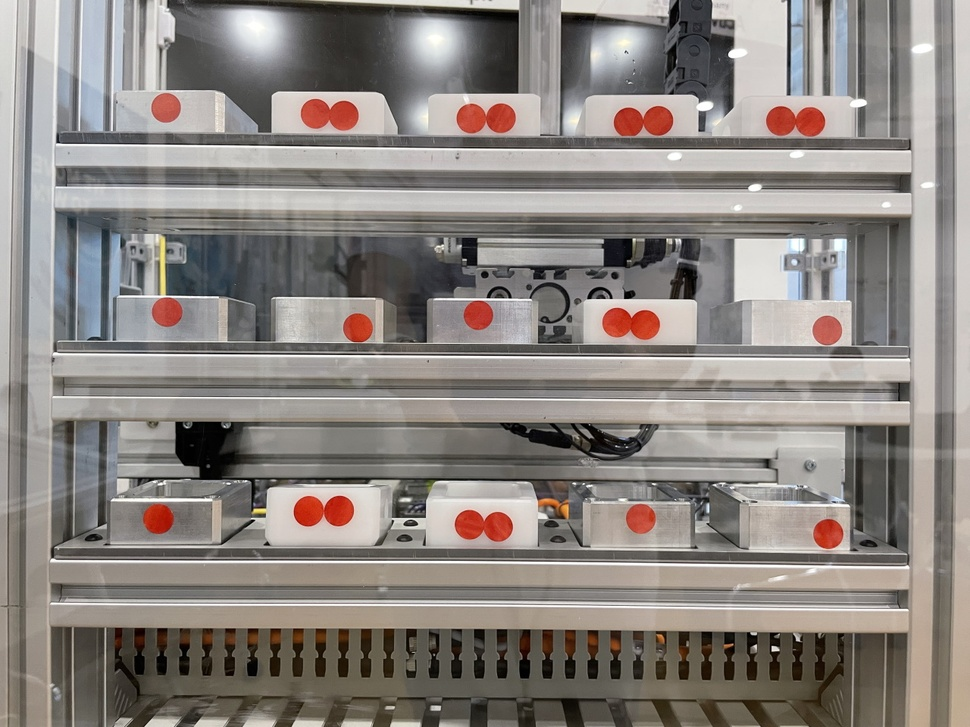
#> input picture blob/pic/IMG_6942.JPG, 970 x 727 px, shrunk from 1280 x 960 before the run, found by its file name
$ python mask.py
#> lines starting #> are read from the running program, lines starting #| are printed output that depends on the picture; after the words box and inside, x2 and y2 are one past the last pixel; in counts of white or black regions, pixels touching at a corner belong together
import cv2, os
import numpy as np

#Some Visual Studio Code bullshit because it cant find the image????
os.chdir('C:/Users/lais/Desktop/SP/CIOT/projects/blob')

#Get image input
orig_image = cv2.imread('pic/IMG_6942.jpg')
#> orig_image is the input picture: shape (727, 970, 3); mean B, G, R 128.1, 132.7, 139.1
image = orig_image.copy()

#Image Masking
# Blur image to get rid of noise
image = cv2.GaussianBlur(image, (3, 3), cv2.BORDER_DEFAULT)
# Convert to hue-saturation-value
h, s, v = cv2.split(cv2.cvtColor(image, cv2.COLOR_BGR2HSV))
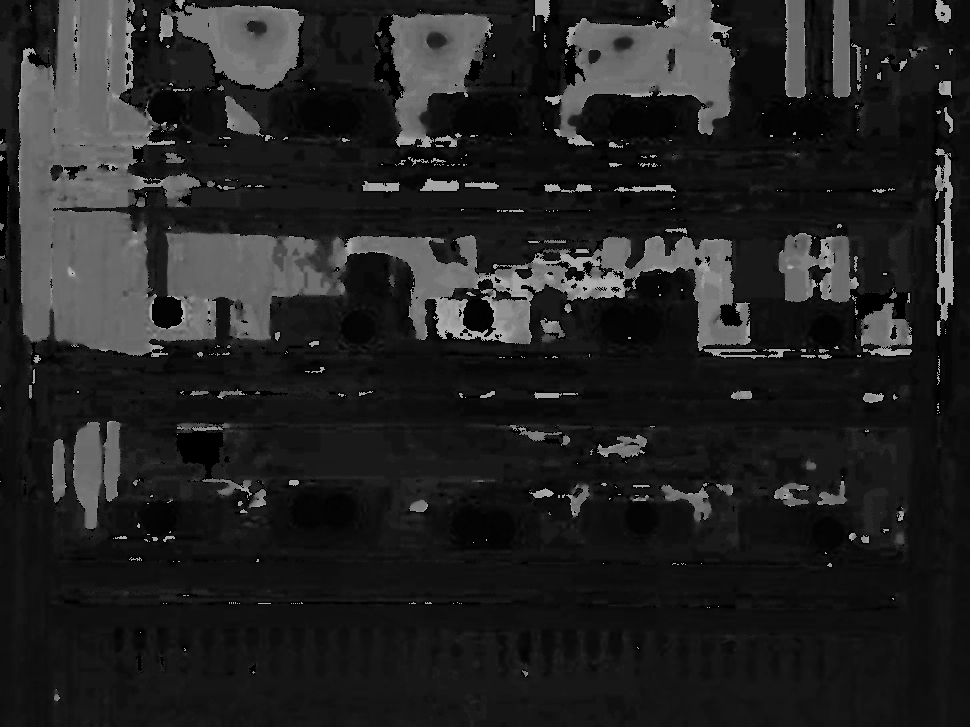
#> h: shape (727, 970); min 0, max 179, mean 34.9
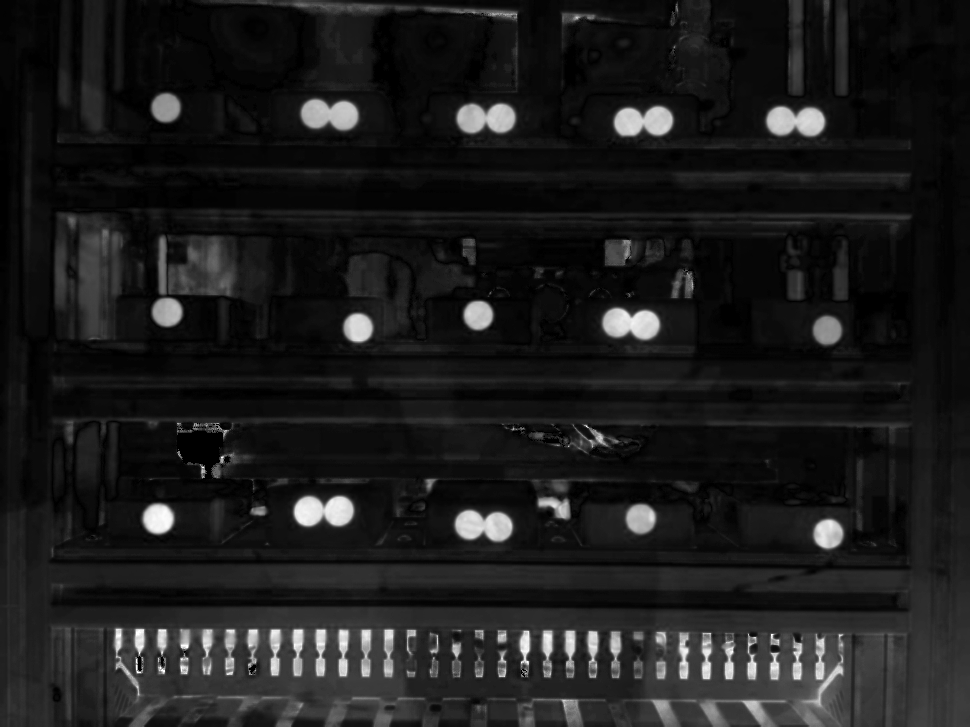
#> s: shape (727, 970); min 0, max 255, mean 27.9
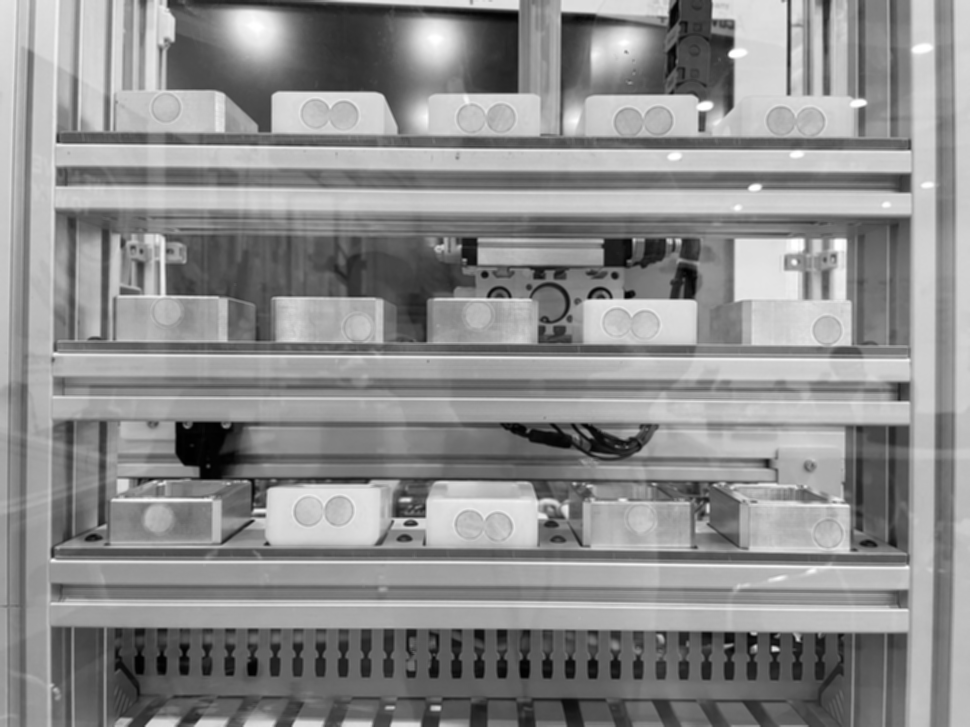
#> v: shape (727, 970); min 1, max 255, mean 140.5
# "Roll" the hue value so reds (which would otherwise be at 0 and 255) are in the middle instead.
# This makes it easier to use `inRange` without needing to AND masks together.
image = cv2.merge(((h + 128) % 255, s, v))
#> image: shape (727, 970, 3); mean H, S, V 154.4, 27.9, 140.5
# Select the correct hues with saturated-enough, bright-enough colors.
masked_image = cv2.inRange(image, np.array([40, 128, 100]), np.array([140, 255, 255]))
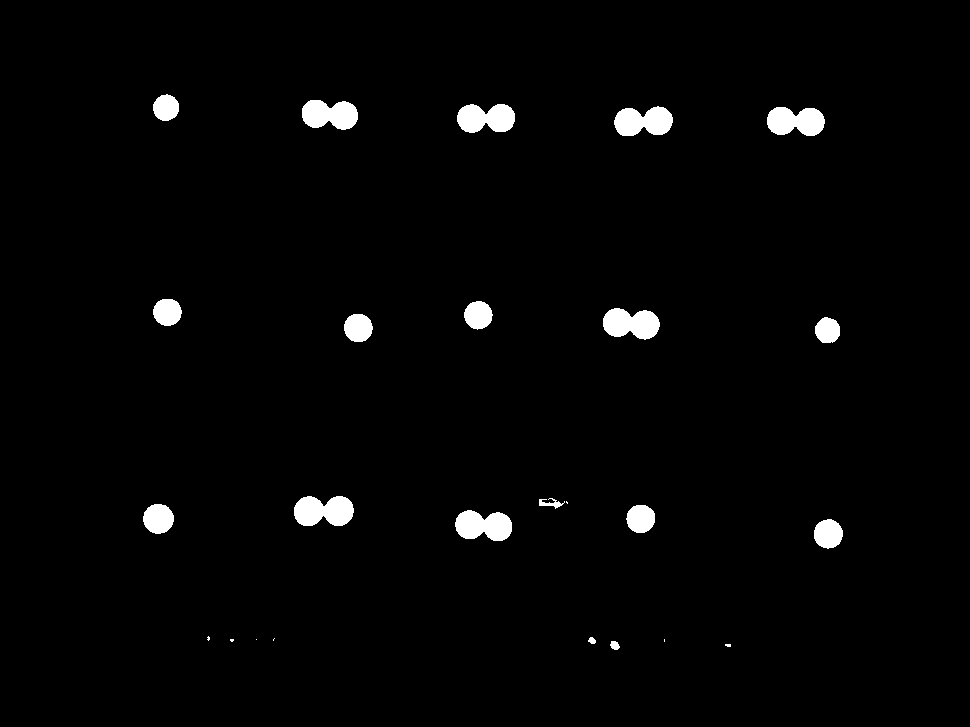
#> masked_image: shape (727, 970); 2.1% white; 25 white regions (7 under 20 px), largest, box (x1, y1, x2, y2) and area: (294, 496, 354, 526) 1422, (603, 308, 660, 340) 1336, (614, 106, 673, 136) 1325

cv2.imshow('image', orig_image)
cv2.imshow('Initial Masking', masked_image)
cv2.waitKey()

$ run again, with blob/pic/IMG_6933.JPG copied over blob/pic/IMG_6942.JPG
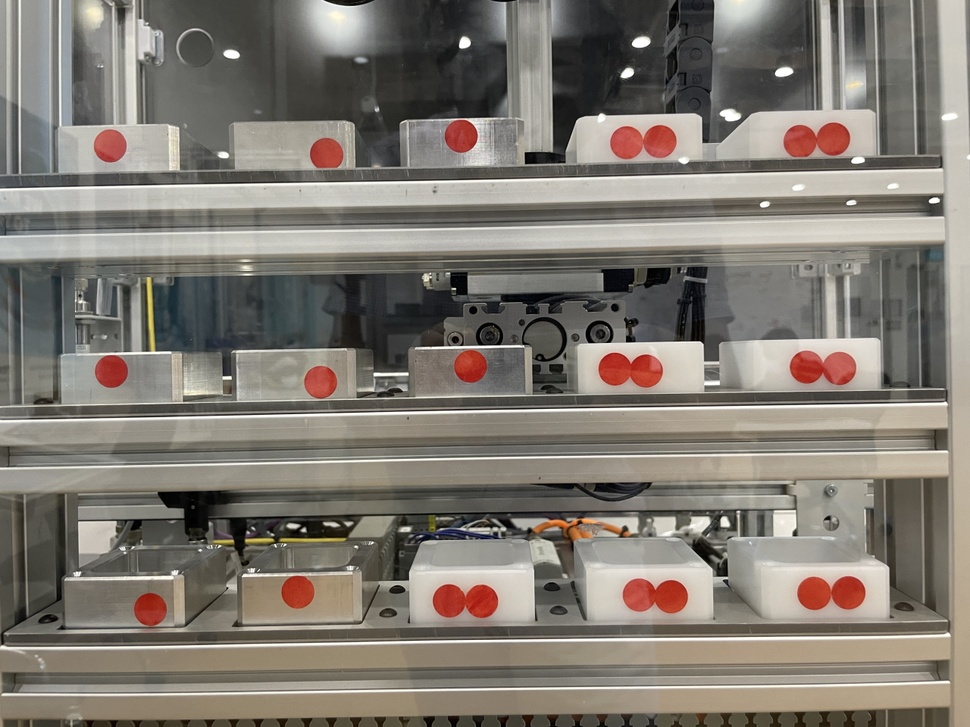
#> input picture blob/pic/IMG_6933.JPG, 970 x 727 px, shrunk from 1280 x 960 before the run, found by its file name
#> orig_image is the input picture: shape (727, 970, 3); mean B, G, R 113.9, 122.3, 128.5
#> `h, s, v = cv2.split(cv2.cvtColor(image, cv2.COLOR_BGR2HSV))`:
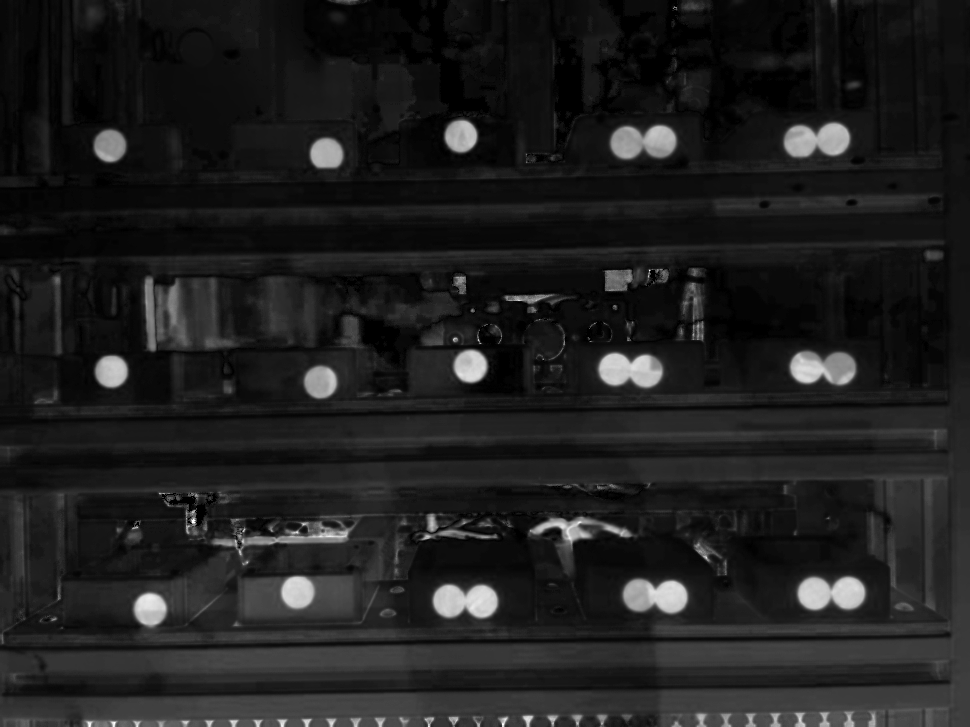
#> s: shape (727, 970); min 0, max 255, mean 30.9
#> `masked_image = cv2.inRange(image, np.array([40, 128, 100]), np.array([..`:
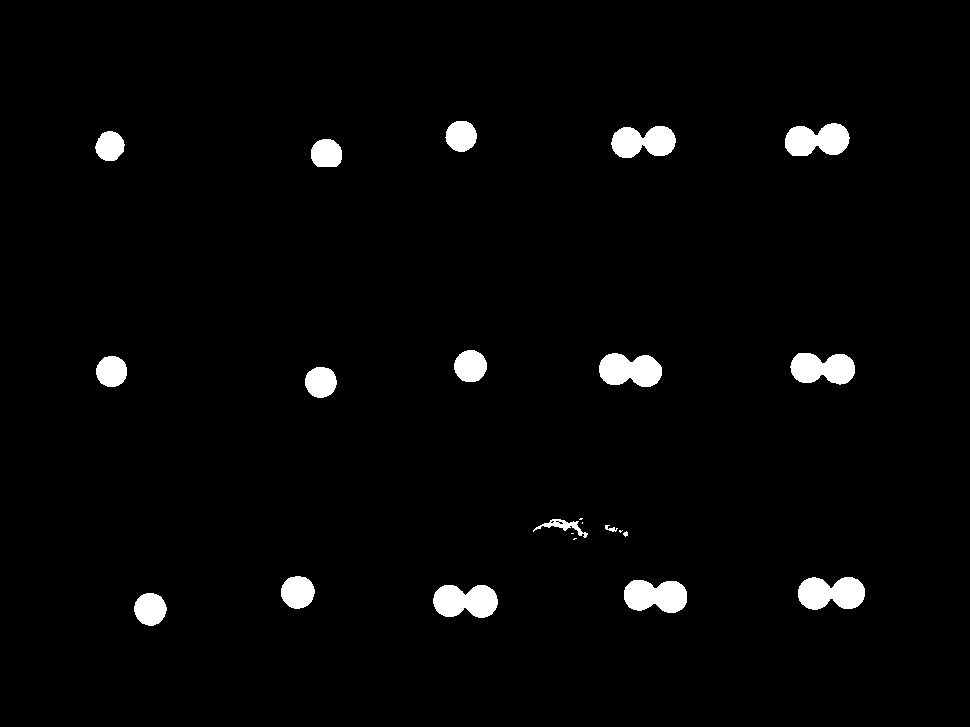
#> masked_image: shape (727, 970); 2.6% white; 23 white regions (5 under 20 px), largest, box (x1, y1, x2, y2) and area: (798, 577, 865, 610) 1712, (433, 585, 498, 618) 1677, (624, 580, 687, 613) 1636

$ run again, with blob/pic/IMG_6934.JPG copied over blob/pic/IMG_6942.JPG
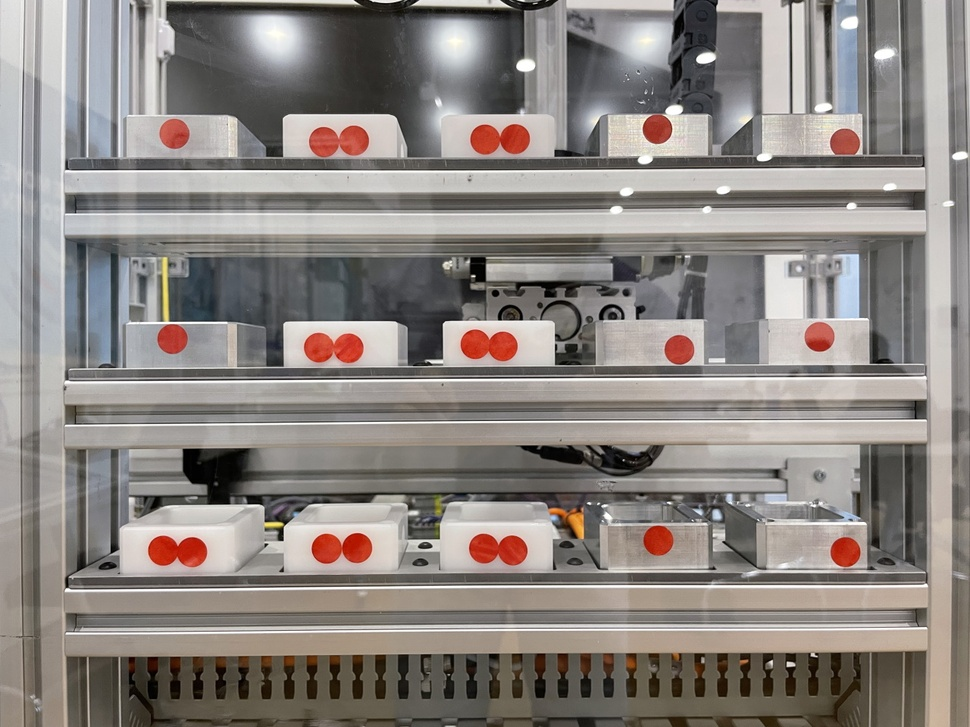
#> input picture blob/pic/IMG_6934.JPG, 970 x 727 px, shrunk from 1280 x 960 before the run, found by its file name
#> orig_image is the input picture: shape (727, 970, 3); mean B, G, R 129.1, 133.3, 139.7
#> `h, s, v = cv2.split(cv2.cvtColor(image, cv2.COLOR_BGR2HSV))`:
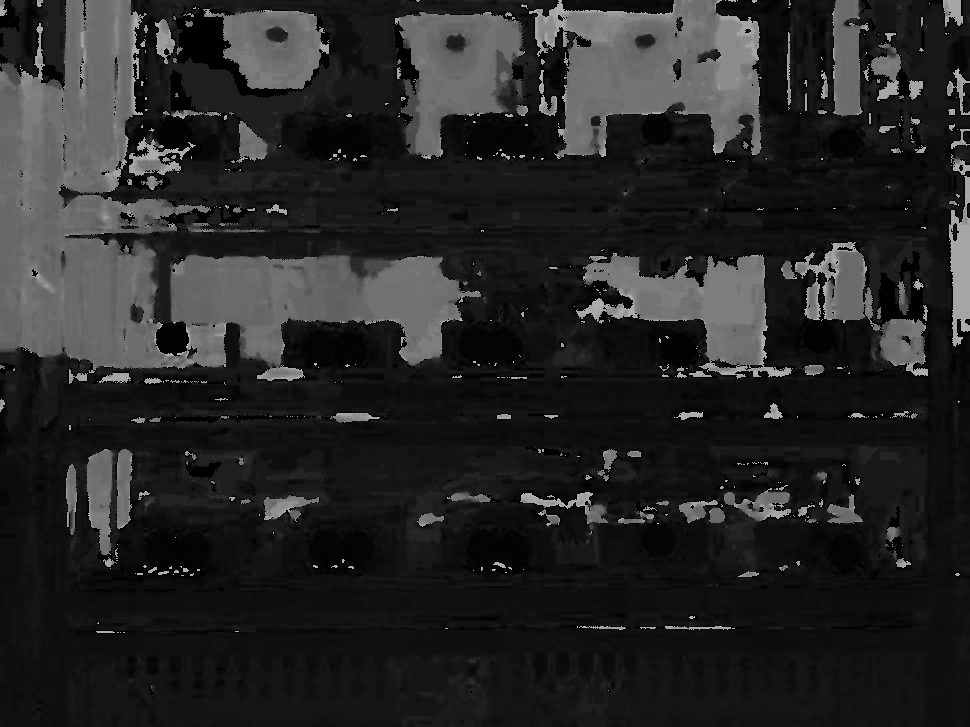
#> h: shape (727, 970); min 0, max 179, mean 38.5
#> `masked_image = cv2.inRange(image, np.array([40, 128, 100]), np.array([..`:
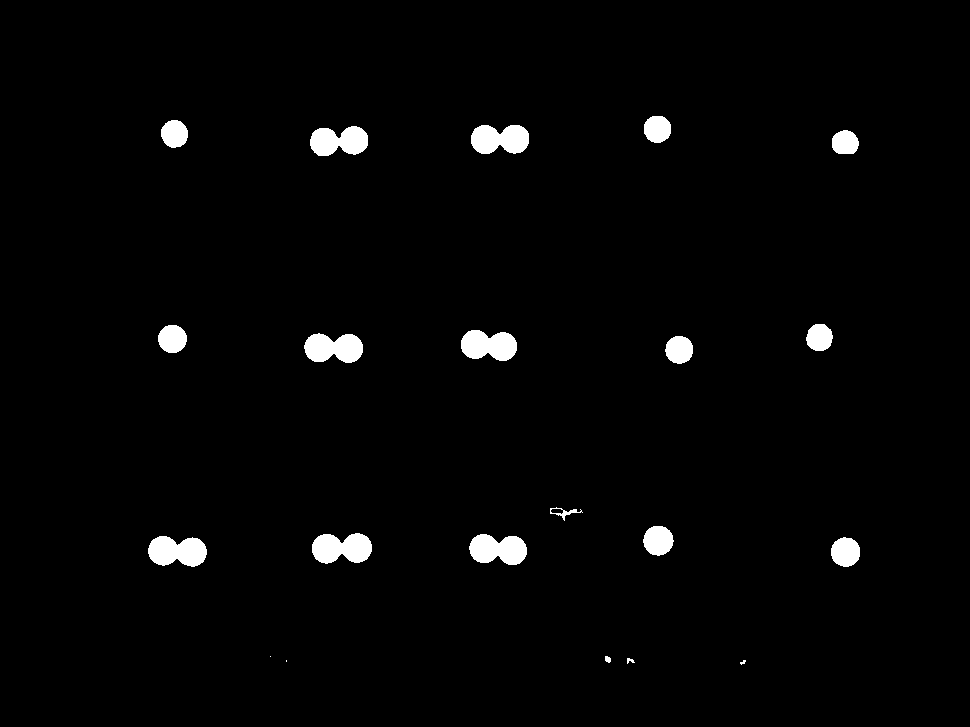
#> masked_image: shape (727, 970); 2.1% white; 21 white regions (3 under 20 px), largest, box (x1, y1, x2, y2) and area: (312, 533, 372, 564) 1407, (148, 536, 207, 567) 1390, (469, 534, 527, 565) 1350

$ run again, with blob/pic/IMG_6935.JPG copied over blob/pic/IMG_6942.JPG
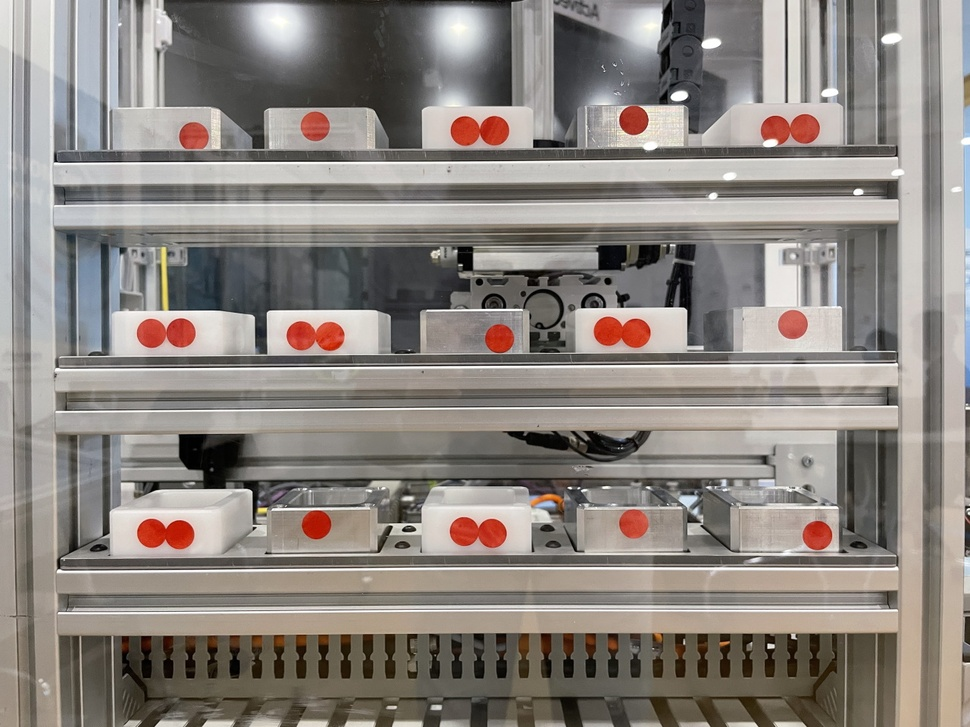
#> input picture blob/pic/IMG_6935.JPG, 970 x 727 px, shrunk from 1280 x 960 before the run, found by its file name
#> orig_image is the input picture: shape (727, 970, 3); mean B, G, R 127.8, 133.2, 139.9
#> `h, s, v = cv2.split(cv2.cvtColor(image, cv2.COLOR_BGR2HSV))`:
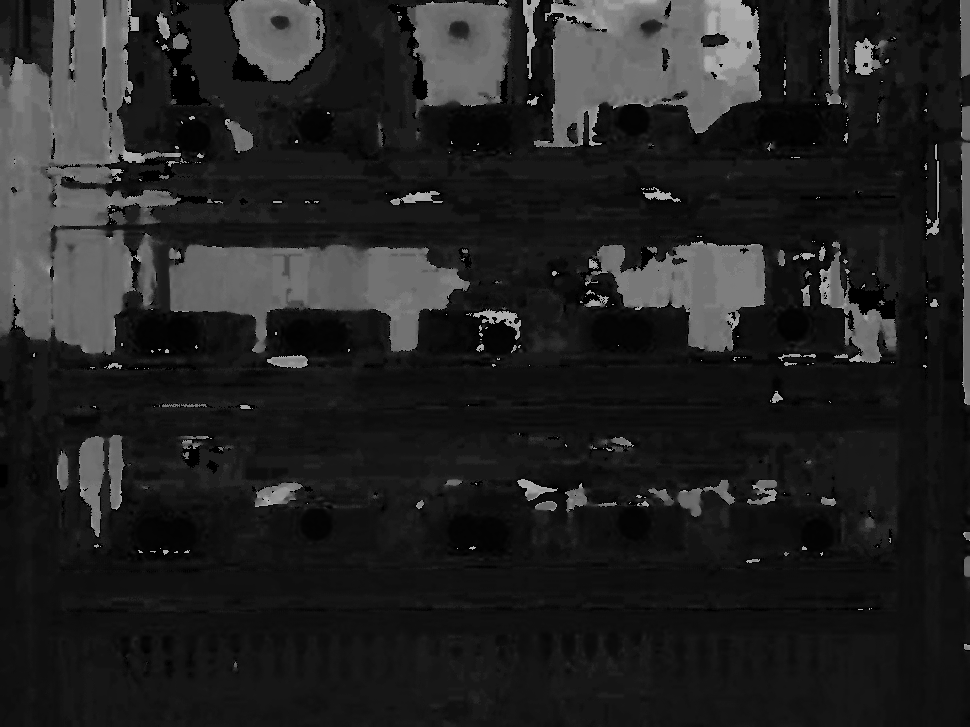
#> h: shape (727, 970); min 0, max 179, mean 35
#> `masked_image = cv2.inRange(image, np.array([40, 128, 100]), np.array([..`:
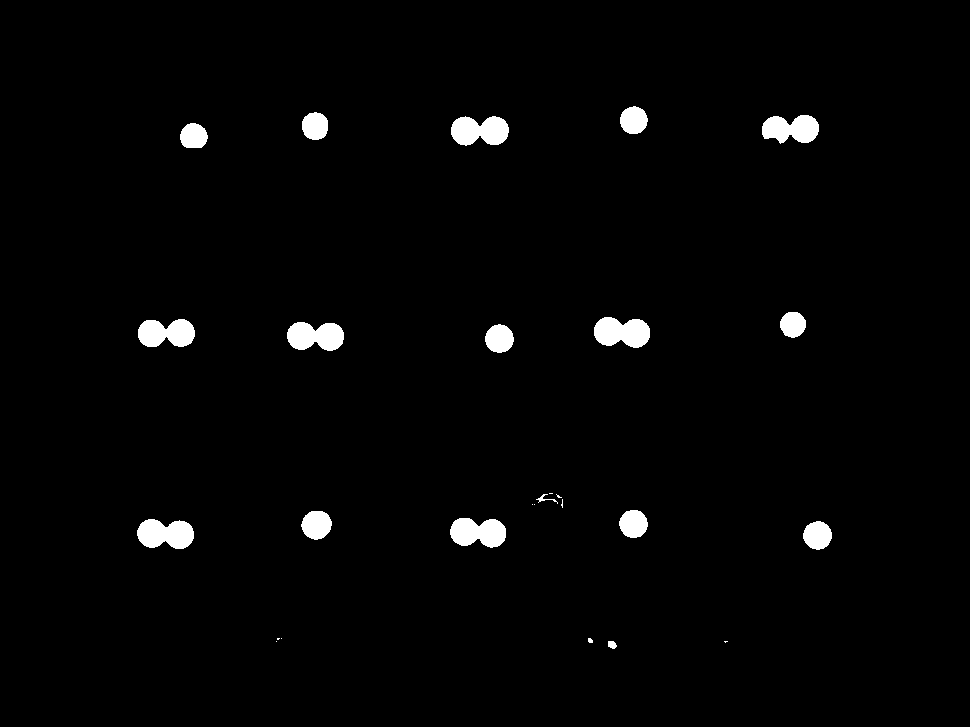
#> masked_image: shape (727, 970); 2% white; 27 white regions (9 under 20 px), largest, box (x1, y1, x2, y2) and area: (594, 317, 650, 348) 1321, (451, 116, 509, 146) 1319, (137, 519, 194, 549) 1313
